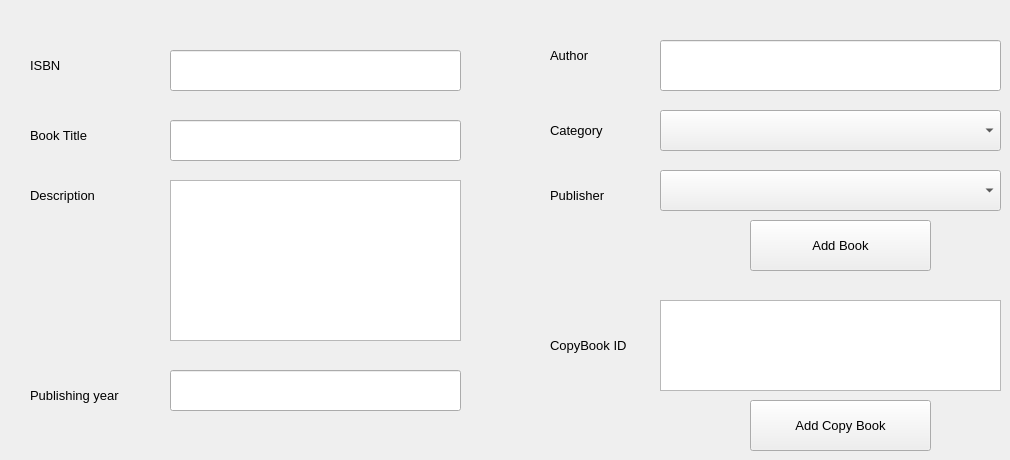
      <widget class="QWidget" name="tab_5">
       <attribute name="title">
        <string>Add New Book</string>
       </attribute>
       <widget class="QLineEdit" name="lineEdit_4">
        <property name="geometry">
         <rect>
          <x>170</x>
          <y>370</y>
          <width>291</width>
          <height>41</height>
         </rect>
        </property>
       </widget>
       <widget class="QPushButton" name="pushButton_7">
        <property name="geometry">
         <rect>
          <x>750</x>
          <y>220</y>
          <width>181</width>
          <height>51</height>
         </rect>
        </property>
        <property name="font">
         <font>
          <family>Segoe UI</family>
          <pointsize>10</pointsize>
         </font>
        </property>
        <property name="text">
         <string>Add Book</string>
        </property>
       </widget>
       <widget class="QLabel" name="label_3">
        <property name="geometry">
         <rect>
          <x>30</x>
          <y>120</y>
          <width>91</width>
          <height>31</height>
         </rect>
        </property>
        <property name="font">
         <font>
          <family>Segoe UI</family>
          <pointsize>10</pointsize>
         </font>
        </property>
        <property name="styleSheet">
         <string notr="true">background-color: rgba(0,0,0,0%);</string>
        </property>
        <property name="text">
         <string>Book Title</string>
        </property>
       </widget>
       <widget class="QLabel" name="label_5">
        <property name="geometry">
         <rect>
          <x>30</x>
          <y>380</y>
          <width>121</width>
          <height>31</height>
         </rect>
        </property>
        <property name="font">
         <font>
          <family>Segoe UI</family>
          <pointsize>10</pointsize>
         </font>
        </property>
        <property name="styleSheet">
         <string notr="true">background-color: rgba(0,0,0,0%);</string>
        </property>
        <property name="text">
         <string>Publishing year</string>
        </property>
       </widget>
       <widget class="QLabel" name="label_6">
        <property name="geometry">
         <rect>
          <x>550</x>
          <y>110</y>
          <width>101</width>
          <height>41</height>
         </rect>
        </property>
        <property name="font">
         <font>
          <family>Segoe UI</family>
          <pointsize>10</pointsize>
         </font>
        </property>
        <property name="styleSheet">
         <string notr="true">background-color: rgba(0,0,0,0%);</string>
        </property>
        <property name="text">
         <string>Category</string>
        </property>
       </widget>
       <widget class="QLabel" name="label_7">
        <property name="geometry">
         <rect>
          <x>550</x>
          <y>40</y>
          <width>101</width>
          <height>31</height>
         </rect>
        </property>
        <property name="font">
         <font>
          <family>Segoe UI</family>
          <pointsize>10</pointsize>
         </font>
        </property>
        <property name="styleSheet">
         <string notr="true">background-color: rgba(0,0,0,0%);</string>
        </property>
        <property name="text">
         <string>Author</string>
        </property>
       </widget>
       <widget class="QLabel" name="label_8">
        <property name="geometry">
         <rect>
          <x>550</x>
          <y>180</y>
          <width>101</width>
          <height>31</height>
         </rect>
        </property>
        <property name="font">
         <font>
          <family>Segoe UI</family>
          <pointsize>10</pointsize>
         </font>
        </property>
        <property name="styleSheet">
         <string notr="true">background-color: rgba(0,0,0,0%);</string>
        </property>
        <property name="text">
         <string>Publisher</string>
        </property>
       </widget>
       <widget class="QTextEdit" name="textEdit">
        <property name="geometry">
         <rect>
          <x>170</x>
          <y>180</y>
          <width>291</width>
          <height>161</height>
         </rect>
        </property>
       </widget>
       <widget class="QLineEdit" name="lineEdit_22">
        <property name="geometry">
         <rect>
          <x>660</x>
          <y>40</y>
          <width>341</width>
          <height>51</height>
         </rect>
        </property>
       </widget>
       <widget class="QLineEdit" name="lineEdit_25">
        <property name="geometry">
         <rect>
          <x>170</x>
          <y>120</y>
          <width>291</width>
          <height>41</height>
         </rect>
        </property>
       </widget>
       <widget class="QLabel" name="label_4">
        <property name="geometry">
         <rect>
          <x>30</x>
          <y>180</y>
          <width>91</width>
          <height>31</height>
         </rect>
        </property>
        <property name="font">
         <font>
          <family>Segoe UI</family>
          <pointsize>10</pointsize>
         </font>
        </property>
        <property name="styleSheet">
         <string notr="true">background-color: rgba(0,0,0,0%);</string>
        </property>
        <property name="text">
         <string>Description</string>
        </property>
       </widget>
       <widget class="QLabel" name="label_17">
        <property name="geometry">
         <rect>
          <x>30</x>
          <y>50</y>
          <width>91</width>
          <height>31</height>
         </rect>
        </property>
        <property name="font">
         <font>
          <family>Segoe UI</family>
          <pointsize>10</pointsize>
         </font>
        </property>
        <property name="styleSheet">
         <string notr="true">background-color: rgba(0,0,0,0%);</string>
        </property>
        <property name="text">
         <string>ISBN</string>
        </property>
       </widget>
       <widget class="QLineEdit" name="lineEdit_27">
        <property name="geometry">
         <rect>
          <x>170</x>
          <y>50</y>
          <width>291</width>
          <height>41</height>
         </rect>
        </property>
       </widget>
       <widget class="QTextEdit" name="textEdit_4">
        <property name="geometry">
         <rect>
          <x>660</x>
          <y>300</y>
          <width>341</width>
          <height>91</height>
         </rect>
        </property>
       </widget>
       <widget class="QLabel" name="label_18">
        <property name="geometry">
         <rect>
          <x>550</x>
          <y>330</y>
          <width>111</width>
          <height>31</height>
         </rect>
        </property>
        <property name="font">
         <font>
          <family>Segoe UI</family>
          <pointsize>10</pointsize>
         </font>
        </property>
        <property name="styleSheet">
         <string notr="true">background-color: rgba(0,0,0,0%);</string>
        </property>
        <property name="text">
         <string>CopyBook ID</string>
        </property>
       </widget>
       <widget class="QPushButton" name="pushButton_17">
        <property name="geometry">
         <rect>
          <x>750</x>
          <y>400</y>
          <width>181</width>
          <height>51</height>
         </rect>
        </property>
        <property name="font">
         <font>
          <family>Segoe UI</family>
          <pointsize>10</pointsize>
         </font>
        </property>
        <property name="text">
         <string>Add Copy Book</string>
        </property>
       </widget>
       <widget class="QComboBox" name="comboBox_9">
        <property name="geometry">
         <rect>
          <x>660</x>
          <y>110</y>
          <width>341</width>
          <height>41</height>
         </rect>
        </property>
       </widget>
       <widget class="QComboBox" name="comboBox_10">
        <property name="geometry">
         <rect>
          <x>660</x>
          <y>170</y>
          <width>341</width>
          <height>41</height>
         </rect>
        </property>
       </widget>
      </widget>
